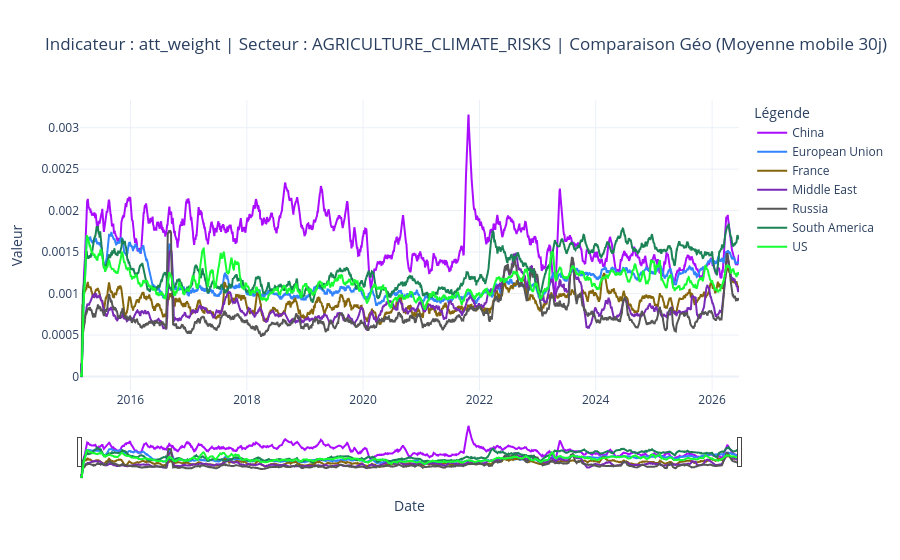

Source (notebook cell):
### Code cell
plot_gdelt_indicator(
    df_global, df_geo, 
    metric='att_weight', mode='regions', sector_name='agriculture_climate_risks', region_keys =["US", "France","European Union", "China", "Russia", "Middle East", "South America"] ,rolling_window = 30
)

### Figure 1 — Plotly figure (JSON) as saved in the notebook; plotly's stock layout.template omitted (floating-point values rounded to 4 significant figures; data arrays with more than 128 entries replaced by an {"elided": "..."} marker saying what was removed)
{"data": [{"hovertemplate": "Série=China<br>period=%{x}<br>Valeur=%{y}<extra></extra>", "legendgroup": "China", "line": {"color": "#AA0DFE", "dash": "solid"}, "marker": {"symbol": "circle"}, "mode": "lines", "name": "China", "orientation": "v", "showlegend": true, "type": "scatter", "x": {"elided": "4123 str values"}, "xaxis": "x", "y": {"elided": "4123 float values"}, "yaxis": "y"}, {"hovertemplate": "Série=European Union<br>period=%{x}<br>Valeur=%{y}<extra></extra>", "legendgroup": "European Union", "line": {"color": "#3283FE", "dash": "solid"}, "marker": {"symbol": "circle"}, "mode": "lines", "name": "European Union", "orientation": "v", "showlegend": true, "type": "scatter", "x": {"elided": "4123 str values"}, "xaxis": "x", "y": {"elided": "4123 float values"}, "yaxis": "y"}, {"hovertemplate": "Série=France<br>period=%{x}<br>Valeur=%{y}<extra></extra>", "legendgroup": "France", "line": {"color": "#85660D", "dash": "solid"}, "marker": {"symbol": "circle"}, "mode": "lines", "name": "France", "orientation": "v", "showlegend": true, "type": "scatter", "x": {"elided": "4123 str values"}, "xaxis": "x", "y": {"elided": "4123 float values"}, "yaxis": "y"}, {"hovertemplate": "Série=Middle East<br>period=%{x}<br>Valeur=%{y}<extra></extra>", "legendgroup": "Middle East", "line": {"color": "#782AB6", "dash": "solid"}, "marker": {"symbol": "circle"}, "mode": "lines", "name": "Middle East", "orientation": "v", "showlegend": true, "type": "scatter", "x": {"elided": "4123 str values"}, "xaxis": "x", "y": {"elided": "4123 float values"}, "yaxis": "y"}, {"hovertemplate": "Série=Russia<br>period=%{x}<br>Valeur=%{y}<extra></extra>", "legendgroup": "Russia", "line": {"color": "#565656", "dash": "solid"}, "marker": {"symbol": "circle"}, "mode": "lines", "name": "Russia", "orientation": "v", "showlegend": true, "type": "scatter", "x": {"elided": "4123 str values"}, "xaxis": "x", "y": {"elided": "4123 float values"}, "yaxis": "y"}, {"hovertemplate": "Série=South America<br>period=%{x}<br>Valeur=%{y}<extra></extra>", "legendgroup": "South America", "line": {"color": "#1C8356", "dash": "solid"}, "marker": {"symbol": "circle"}, "mode": "lines", "name": "South America", "orientation": "v", "showlegend": true, "type": "scatter", "x": {"elided": "4123 str values"}, "xaxis": "x", "y": {"elided": "4123 float values"}, "yaxis": "y"}, {"hovertemplate": "Série=US<br>period=%{x}<br>Valeur=%{y}<extra></extra>", "legendgroup": "US", "line": {"color": "#16FF32", "dash": "solid"}, "marker": {"symbol": "circle"}, "mode": "lines", "name": "US", "orientation": "v", "showlegend": true, "type": "scatter", "x": {"elided": "4123 str values"}, "xaxis": "x", "y": {"elided": "4123 float values"}, "yaxis": "y"}], "layout": {"hovermode": "x unified", "legend": {"title": {"text": "Légende"}, "tracegroupgap": 0}, "title": {"text": "Indicateur : att_weight | Secteur : AGRICULTURE_CLIMATE_RISKS | Comparaison Géo (Moyenne mobile 30j)"}, "xaxis": {"anchor": "y", "domain": [0, 1], "rangeslider": {"visible": true}, "title": {"text": "Date"}}, "yaxis": {"anchor": "x", "domain": [0, 1], "title": {"text": "Valeur"}}}}
